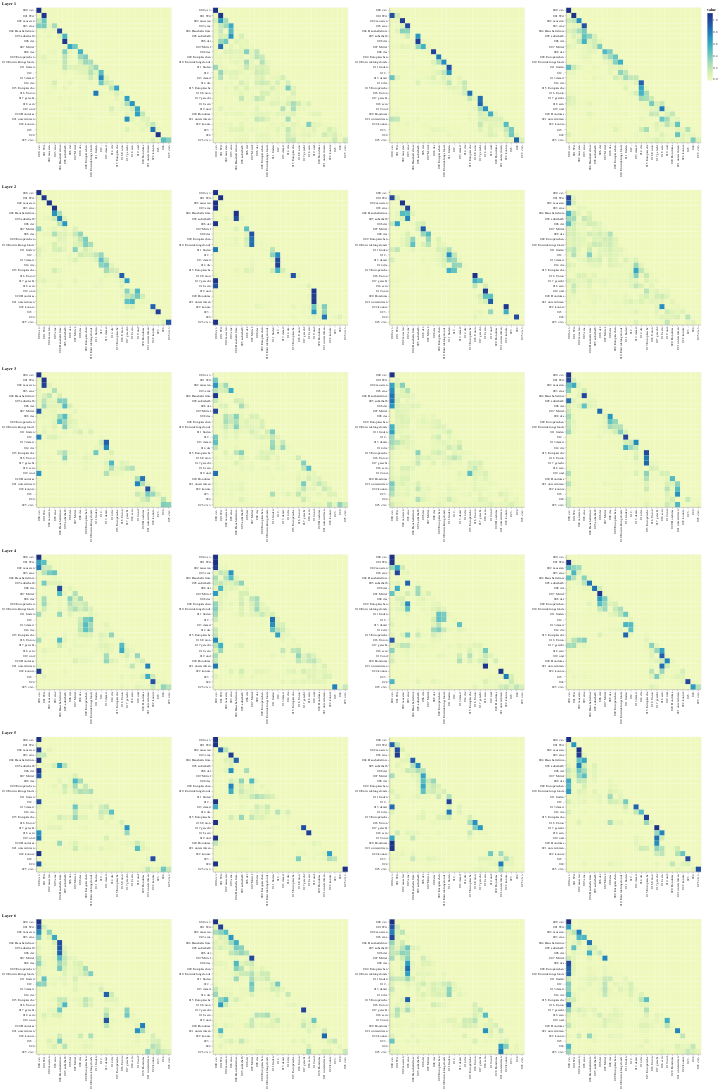

The notebook cell saved with this chart:
### Markdown cell above
## Decoder Self Attention

### Code cell
def viz_decoder_self():
    model, example_data = run_model_example(n_examples=1)
    example = example_data[len(example_data) - 1]

    layer_viz = [
        visualize_layer(
            model,
            layer,
            get_decoder_self,
            len(example[1]),
            example[1],
            example[1],
        )
        for layer in range(6)
    ]
    return alt.hconcat(
        layer_viz[0]
        & layer_viz[1]
        & layer_viz[2]
        & layer_viz[3]
        & layer_viz[4]
        & layer_viz[5]
    )


show_example(viz_decoder_self)

### Figure 1 — Vega-Lite specification as saved in the notebook (floating-point values rounded to 4 significant figures; data arrays with more than 128 entries replaced by an {"elided": "..."} marker saying what was removed)
{"config": {"view": {"continuousWidth": 400, "continuousHeight": 300}}, "hconcat": [{"vconcat": [{"hconcat": [{"data": {"name": "data-ee002806ac252e47df611a99787a418e"}, "mark": "rect", "encoding": {"color": {"field": "value", "type": "quantitative"}, "tooltip": [{"field": "row", "type": "quantitative"}, {"field": "column", "type": "quantitative"}, {"field": "value", "type": "quantitative"}, {"field": "row_token", "type": "nominal"}, {"field": "col_token", "type": "nominal"}], "x": {"axis": {"title": ""}, "field": "col_token", "type": "nominal"}, "y": {"axis": {"title": ""}, "field": "row_token", "type": "nominal"}}, "height": 400, "selection": {"selector059": {"type": "interval", "bind": "scales", "encodings": ["x", "y"]}}, "width": 400}, {"data": {"name": "data-d6ef719b6fc3ab5e663db7e8be5d05b6"}, "mark": "rect", "encoding": {"color": {"field": "value", "type": "quantitative"}, "tooltip": [{"field": "row", "type": "quantitative"}, {"field": "column", "type": "quantitative"}, {"field": "value", "type": "quantitative"}, {"field": "row_token", "type": "nominal"}, {"field": "col_token", "type": "nominal"}], "x": {"axis": {"title": ""}, "field": "col_token", "type": "nominal"}, "y": {"axis": {"title": ""}, "field": "row_token", "type": "nominal"}}, "height": 400, "selection": {"selector061": {"type": "interval", "bind": "scales", "encodings": ["x", "y"]}}, "width": 400}, {"data": {"name": "data-9c4150e9ecf82a063377fe03472669e3"}, "mark": "rect", "encoding": {"color": {"field": "value", "type": "quantitative"}, "tooltip": [{"field": "row", "type": "quantitative"}, {"field": "column", "type": "quantitative"}, {"field": "value", "type": "quantitative"}, {"field": "row_token", "type": "nominal"}, {"field": "col_token", "type": "nominal"}], "x": {"axis": {"title": ""}, "field": "col_token", "type": "nominal"}, "y": {"axis": {"title": ""}, "field": "row_token", "type": "nominal"}}, "height": 400, "selection": {"selector063": {"type": "interval", "bind": "scales", "encodings": ["x", "y"]}}, "width": 400}, {"data": {"name": "data-8c883cea683b30ae2e0e8780f78209ad"}, "mark": "rect", "encoding": {"color": {"field": "value", "type": "quantitative"}, "tooltip": [{"field": "row", "type": "quantitative"}, {"field": "column", "type": "quantitative"}, {"field": "value", "type": "quantitative"}, {"field": "row_token", "type": "nominal"}, {"field": "col_token", "type": "nominal"}], "x": {"axis": {"title": ""}, "field": "col_token", "type": "nominal"}, "y": {"axis": {"title": ""}, "field": "row_token", "type": "nominal"}}, "height": 400, "selection": {"selector065": {"type": "interval", "bind": "scales", "encodings": ["x", "y"]}}, "width": 400}]}, {"vconcat": [{"hconcat": [{"data": {"name": "data-5c6180a677bfeafdc7b3f541fcc3d01b"}, "mark": "rect", "encoding": {"color": {"field": "value", "type": "quantitative"}, "tooltip": [{"field": "row", "type": "quantitative"}, {"field": "column", "type": "quantitative"}, {"field": "value", "type": "quantitative"}, {"field": "row_token", "type": "nominal"}, {"field": "col_token", "type": "nominal"}], "x": {"axis": {"title": ""}, "field": "col_token", "type": "nominal"}, "y": {"axis": {"title": ""}, "field": "row_token", "type": "nominal"}}, "height": 400, "selection": {"selector067": {"type": "interval", "bind": "scales", "encodings": ["x", "y"]}}, "width": 400}, {"data": {"name": "data-99bd919cfe2ccd71e31850929ab6eeab"}, "mark": "rect", "encoding": {"color": {"field": "value", "type": "quantitative"}, "tooltip": [{"field": "row", "type": "quantitative"}, {"field": "column", "type": "quantitative"}, {"field": "value", "type": "quantitative"}, {"field": "row_token", "type": "nominal"}, {"field": "col_token", "type": "nominal"}], "x": {"axis": {"title": ""}, "field": "col_token", "type": "nominal"}, "y": {"axis": {"title": ""}, "field": "row_token", "type": "nominal"}}, "height": 400, "selection": {"selector069": {"type": "interval", "bind": "scales", "encodings": ["x", "y"]}}, "width": 400}, {"data": {"name": "data-0e00467460215ffbcf2666eb2681f418"}, "mark": "rect", "encoding": {"color": {"field": "value", "type": "quantitative"}, "tooltip": [{"field": "row", "type": "quantitative"}, {"field": "column", "type": "quantitative"}, {"field": "value", "type": "quantitative"}, {"field": "row_token", "type": "nominal"}, {"field": "col_token", "type": "nominal"}], "x": {"axis": {"title": ""}, "field": "col_token", "type": "nominal"}, "y": {"axis": {"title": ""}, "field": "row_token", "type": "nominal"}}, "height": 400, "selection": {"selector071": {"type": "interval", "bind": "scales", "encodings": ["x", "y"]}}, "width": 400}, {"data": {"name": "data-b88aba8961056201265f9876beb44e44"}, "mark": "rect", "encoding": {"color": {"field": "value", "type": "quantitative"}, "tooltip": [{"field": "row", "type": "quantitative"}, {"field": "column", "type": "quantitative"}, {"field": "value", "type": "quantitative"}, {"field": "row_token", "type": "nominal"}, {"field": "col_token", "type": "nominal"}], "x": {"axis": {"title": ""}, "field": "col_token", "type": "nominal"}, "y": {"axis": {"title": ""}, "field": "row_token", "type": "nominal"}}, "height": 400, "selection": {"selector073": {"type": "interval", "bind": "scales", "encodings": ["x", "y"]}}, "width": 400}]}], "title": "Layer 2"}, {"vconcat": [{"hconcat": [{"data": {"name": "data-a9f8453a40fe2b7d735676fdf8a3c093"}, "mark": "rect", "encoding": {"color": {"field": "value", "type": "quantitative"}, "tooltip": [{"field": "row", "type": "quantitative"}, {"field": "column", "type": "quantitative"}, {"field": "value", "type": "quantitative"}, {"field": "row_token", "type": "nominal"}, {"field": "col_token", "type": "nominal"}], "x": {"axis": {"title": ""}, "field": "col_token", "type": "nominal"}, "y": {"axis": {"title": ""}, "field": "row_token", "type": "nominal"}}, "height": 400, "selection": {"selector075": {"type": "interval", "bind": "scales", "encodings": ["x", "y"]}}, "width": 400}, {"data": {"name": "data-c46c03b12b15231b9d1ccba13c4ca68e"}, "mark": "rect", "encoding": {"color": {"field": "value", "type": "quantitative"}, "tooltip": [{"field": "row", "type": "quantitative"}, {"field": "column", "type": "quantitative"}, {"field": "value", "type": "quantitative"}, {"field": "row_token", "type": "nominal"}, {"field": "col_token", "type": "nominal"}], "x": {"axis": {"title": ""}, "field": "col_token", "type": "nominal"}, "y": {"axis": {"title": ""}, "field": "row_token", "type": "nominal"}}, "height": 400, "selection": {"selector077": {"type": "interval", "bind": "scales", "encodings": ["x", "y"]}}, "width": 400}, {"data": {"name": "data-3975a1541f86a58013c692cc96695af4"}, "mark": "rect", "encoding": {"color": {"field": "value", "type": "quantitative"}, "tooltip": [{"field": "row", "type": "quantitative"}, {"field": "column", "type": "quantitative"}, {"field": "value", "type": "quantitative"}, {"field": "row_token", "type": "nominal"}, {"field": "col_token", "type": "nominal"}], "x": {"axis": {"title": ""}, "field": "col_token", "type": "nominal"}, "y": {"axis": {"title": ""}, "field": "row_token", "type": "nominal"}}, "height": 400, "selection": {"selector079": {"type": "interval", "bind": "scales", "encodings": ["x", "y"]}}, "width": 400}, {"data": {"name": "data-9f3a31d65d955afa2d7f4f6f65919a0a"}, "mark": "rect", "encoding": {"color": {"field": "value", "type": "quantitative"}, "tooltip": [{"field": "row", "type": "quantitative"}, {"field": "column", "type": "quantitative"}, {"field": "value", "type": "quantitative"}, {"field": "row_token", "type": "nominal"}, {"field": "col_token", "type": "nominal"}], "x": {"axis": {"title": ""}, "field": "col_token", "type": "nominal"}, "y": {"axis": {"title": ""}, "field": "row_token", "type": "nominal"}}, "height": 400, "selection": {"selector081": {"type": "interval", "bind": "scales", "encodings": ["x", "y"]}}, "width": 400}]}], "title": "Layer 3"}, {"vconcat": [{"hconcat": [{"data": {"name": "data-639300e26fe114cdbcd74e9eff712e06"}, "mark": "rect", "encoding": {"color": {"field": "value", "type": "quantitative"}, "tooltip": [{"field": "row", "type": "quantitative"}, {"field": "column", "type": "quantitative"}, {"field": "value", "type": "quantitative"}, {"field": "row_token", "type": "nominal"}, {"field": "col_token", "type": "nominal"}], "x": {"axis": {"title": ""}, "field": "col_token", "type": "nominal"}, "y": {"axis": {"title": ""}, "field": "row_token", "type": "nominal"}}, "height": 400, "selection": {"selector083": {"type": "interval", "bind": "scales", "encodings": ["x", "y"]}}, "width": 400}, {"data": {"name": "data-4f0f48ba78b45fa4069897d3d5d22d9a"}, "mark": "rect", "encoding": {"color": {"field": "value", "type": "quantitative"}, "tooltip": [{"field": "row", "type": "quantitative"}, {"field": "column", "type": "quantitative"}, {"field": "value", "type": "quantitative"}, {"field": "row_token", "type": "nominal"}, {"field": "col_token", "type": "nominal"}], "x": {"axis": {"title": ""}, "field": "col_token", "type": "nominal"}, "y": {"axis": {"title": ""}, "field": "row_token", "type": "nominal"}}, "height": 400, "selection": {"selector085": {"type": "interval", "bind": "scales", "encodings": ["x", "y"]}}, "width": 400}, {"data": {"name": "data-4dcf77372156d2454ce04259d8f44ad5"}, "mark": "rect", "encoding": {"color": {"field": "value", "type": "quantitative"}, "tooltip": [{"field": "row", "type": "quantitative"}, {"field": "column", "type": "quantitative"}, {"field": "value", "type": "quantitative"}, {"field": "row_token", "type": "nominal"}, {"field": "col_token", "type": "nominal"}], "x": {"axis": {"title": ""}, "field": "col_token", "type": "nominal"}, "y": {"axis": {"title": ""}, "field": "row_token", "type": "nominal"}}, "height": 400, "selection": {"selector087": {"type": "interval", "bind": "scales", "encodings": ["x", "y"]}}, "width": 400}, {"data": {"name": "data-4472a9b9b49c8a20f32e518449b99284"}, "mark": "rect", "encoding": {"color": {"field": "value", "type": "quantitative"}, "tooltip": [{"field": "row", "type": "quantitative"}, {"field": "column", "type": "quantitative"}, {"field": "value", "type": "quantitative"}, {"field": "row_token", "type": "nominal"}, {"field": "col_token", "type": "nominal"}], "x": {"axis": {"title": ""}, "field": "col_token", "type": "nominal"}, "y": {"axis": {"title": ""}, "field": "row_token", "type": "nominal"}}, "height": 400, "selection": {"selector089": {"type": "interval", "bind": "scales", "encodings": ["x", "y"]}}, "width": 400}]}], "title": "Layer 4"}, {"vconcat": [{"hconcat": [{"data": {"name": "data-a490817edd9d218f720c3c9957d3ed1f"}, "mark": "rect", "encoding": {"color": {"field": "value", "type": "quantitative"}, "tooltip": [{"field": "row", "type": "quantitative"}, {"field": "column", "type": "quantitative"}, {"field": "value", "type": "quantitative"}, {"field": "row_token", "type": "nominal"}, {"field": "col_token", "type": "nominal"}], "x": {"axis": {"title": ""}, "field": "col_token", "type": "nominal"}, "y": {"axis": {"title": ""}, "field": "row_token", "type": "nominal"}}, "height": 400, "selection": {"selector091": {"type": "interval", "bind": "scales", "encodings": ["x", "y"]}}, "width": 400}, {"data": {"name": "data-89211f7968c2632301d7b954096b6ff1"}, "mark": "rect", "encoding": {"color": {"field": "value", "type": "quantitative"}, "tooltip": [{"field": "row", "type": "quantitative"}, {"field": "column", "type": "quantitative"}, {"field": "value", "type": "quantitative"}, {"field": "row_token", "type": "nominal"}, {"field": "col_token", "type": "nominal"}], "x": {"axis": {"title": ""}, "field": "col_token", "type": "nominal"}, "y": {"axis": {"title": ""}, "field": "row_token", "type": "nominal"}}, "height": 400, "selection": {"selector093": {"type": "interval", "bind": "scales", "encodings": ["x", "y"]}}, "width": 400}, {"data": {"name": "data-91f67f552f60e0833761ea2c568a43e9"}, "mark": "rect", "encoding": {"color": {"field": "value", "type": "quantitative"}, "tooltip": [{"field": "row", "type": "quantitative"}, {"field": "column", "type": "quantitative"}, {"field": "value", "type": "quantitative"}, {"field": "row_token", "type": "nominal"}, {"field": "col_token", "type": "nominal"}], "x": {"axis": {"title": ""}, "field": "col_token", "type": "nominal"}, "y": {"axis": {"title": ""}, "field": "row_token", "type": "nominal"}}, "height": 400, "selection": {"selector095": {"type": "interval", "bind": "scales", "encodings": ["x", "y"]}}, "width": 400}, {"data": {"name": "data-6fa9efeb89ea70c39f54e6cbb9a0d45e"}, "mark": "rect", "encoding": {"color": {"field": "value", "type": "quantitative"}, "tooltip": [{"field": "row", "type": "quantitative"}, {"field": "column", "type": "quantitative"}, {"field": "value", "type": "quantitative"}, {"field": "row_token", "type": "nominal"}, {"field": "col_token", "type": "nominal"}], "x": {"axis": {"title": ""}, "field": "col_token", "type": "nominal"}, "y": {"axis": {"title": ""}, "field": "row_token", "type": "nominal"}}, "height": 400, "selection": {"selector097": {"type": "interval", "bind": "scales", "encodings": ["x", "y"]}}, "width": 400}]}], "title": "Layer 5"}, {"vconcat": [{"hconcat": [{"data": {"name": "data-494886a8e949169465af289f841c3332"}, "mark": "rect", "encoding": {"color": {"field": "value", "type": "quantitative"}, "tooltip": [{"field": "row", "type": "quantitative"}, {"field": "column", "type": "quantitative"}, {"field": "value", "type": "quantitative"}, {"field": "row_token", "type": "nominal"}, {"field": "col_token", "type": "nominal"}], "x": {"axis": {"title": ""}, "field": "col_token", "type": "nominal"}, "y": {"axis": {"title": ""}, "field": "row_token", "type": "nominal"}}, "height": 400, "selection": {"selector099": {"type": "interval", "bind": "scales", "encodings": ["x", "y"]}}, "width": 400}, {"data": {"name": "data-4761b2345847f66386399d99710aebba"}, "mark": "rect", "encoding": {"color": {"field": "value", "type": "quantitative"}, "tooltip": [{"field": "row", "type": "quantitative"}, {"field": "column", "type": "quantitative"}, {"field": "value", "type": "quantitative"}, {"field": "row_token", "type": "nominal"}, {"field": "col_token", "type": "nominal"}], "x": {"axis": {"title": ""}, "field": "col_token", "type": "nominal"}, "y": {"axis": {"title": ""}, "field": "row_token", "type": "nominal"}}, "height": 400, "selection": {"selector101": {"type": "interval", "bind": "scales", "encodings": ["x", "y"]}}, "width": 400}, {"data": {"name": "data-6954702d6e96f3252c535ed175de55e5"}, "mark": "rect", "encoding": {"color": {"field": "value", "type": "quantitative"}, "tooltip": [{"field": "row", "type": "quantitative"}, {"field": "column", "type": "quantitative"}, {"field": "value", "type": "quantitative"}, {"field": "row_token", "type": "nominal"}, {"field": "col_token", "type": "nominal"}], "x": {"axis": {"title": ""}, "field": "col_token", "type": "nominal"}, "y": {"axis": {"title": ""}, "field": "row_token", "type": "nominal"}}, "height": 400, "selection": {"selector103": {"type": "interval", "bind": "scales", "encodings": ["x", "y"]}}, "width": 400}, {"data": {"name": "data-c371c338f9b63327c574ba40281ca34f"}, "mark": "rect", "encoding": {"color": {"field": "value", "type": "quantitative"}, "tooltip": [{"field": "row", "type": "quantitative"}, {"field": "column", "type": "quantitative"}, {"field": "value", "type": "quantitative"}, {"field": "row_token", "type": "nominal"}, {"field": "col_token", "type": "nominal"}], "x": {"axis": {"title": ""}, "field": "col_token", "type": "nominal"}, "y": {"axis": {"title": ""}, "field": "row_token", "type": "nominal"}}, "height": 400, "selection": {"selector105": {"type": "interval", "bind": "scales", "encodings": ["x", "y"]}}, "width": 400}]}], "title": "Layer 6"}], "title": "Layer 1"}], "$schema": "https://vega.github.io/schema/vega-lite/v4.17.0.json", "datasets": {"data-ee002806ac252e47df611a99787a418e": {"elided": "676 records"}, "data-d6ef719b6fc3ab5e663db7e8be5d05b6": {"elided": "676 records"}, "data-9c4150e9ecf82a063377fe03472669e3": {"elided": "676 records"}, "data-8c883cea683b30ae2e0e8780f78209ad": {"elided": "676 records"}, "data-5c6180a677bfeafdc7b3f541fcc3d01b": {"elided": "676 records"}, "data-99bd919cfe2ccd71e31850929ab6eeab": {"elided": "676 records"}, "data-0e00467460215ffbcf2666eb2681f418": {"elided": "676 records"}, "data-b88aba8961056201265f9876beb44e44": {"elided": "676 records"}, "data-a9f8453a40fe2b7d735676fdf8a3c093": {"elided": "676 records"}, "data-c46c03b12b15231b9d1ccba13c4ca68e": {"elided": "676 records"}, "data-3975a1541f86a58013c692cc96695af4": {"elided": "676 records"}, "data-9f3a31d65d955afa2d7f4f6f65919a0a": {"elided": "676 records"}, "data-639300e26fe114cdbcd74e9eff712e06": {"elided": "676 records"}, "data-4f0f48ba78b45fa4069897d3d5d22d9a": {"elided": "676 records"}, "data-4dcf77372156d2454ce04259d8f44ad5": {"elided": "676 records"}, "data-4472a9b9b49c8a20f32e518449b99284": {"elided": "676 records"}, "data-a490817edd9d218f720c3c9957d3ed1f": {"elided": "676 records"}, "data-89211f7968c2632301d7b954096b6ff1": {"elided": "676 records"}, "data-91f67f552f60e0833761ea2c568a43e9": {"elided": "676 records"}, "data-6fa9efeb89ea70c39f54e6cbb9a0d45e": {"elided": "676 records"}, "data-494886a8e949169465af289f841c3332": {"elided": "676 records"}, "data-4761b2345847f66386399d99710aebba": {"elided": "676 records"}, "data-6954702d6e96f3252c535ed175de55e5": {"elided": "676 records"}, "data-c371c338f9b63327c574ba40281ca34f": {"elided": "676 records"}}}
